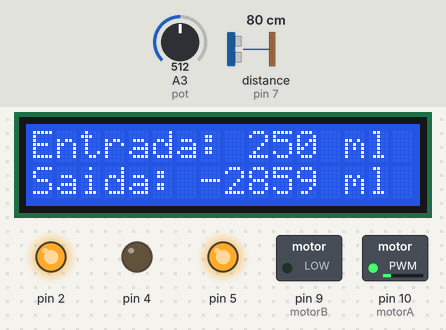
Bench run of a sketch on a simulated Arduino Uno, built with avr-gcc and run on an emulated ATmega328P. On the bench: 16×2 character LCD, switched loads named in the sketch (green lamp = pin HIGH), output pins drawn as LEDs (lit = HIGH). The inputs (shaded band) are chosen by the test bench; at power-on: distance to the obstacle (sensor on pin 7) 80 cm, A3 (pot) = 512. The echo pulse lasts 58.3 µs per cm; what the sketch prints to the serial monitor is not drawn.

Above: at 19.1 s.
19.2 s: distance to the obstacle (sensor on pin 7) set to 2 cm
At 20.3 s:
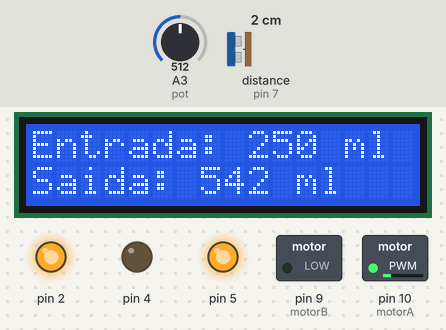
20.8 s: A3 (pot) set to 716
At 22.1 s:
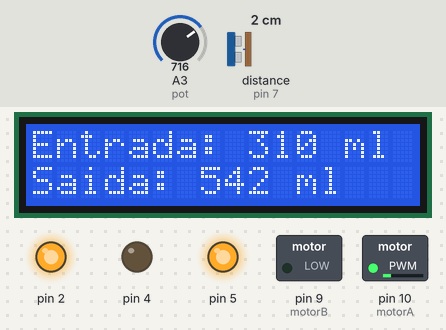
22.4 s: distance to the obstacle (sensor on pin 7) set to 4 cm
At 23.7 s:
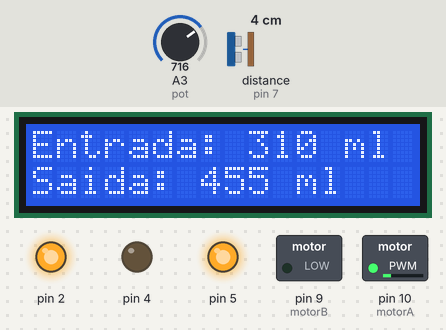
24.0 s: A3 (pot) set to 900
At 24.5 s:
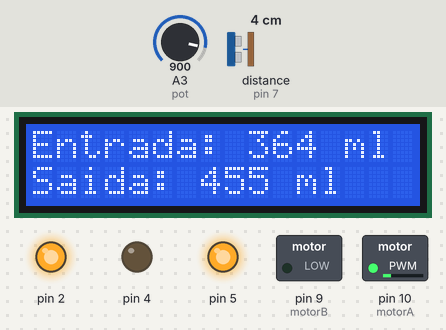
25.6 s: distance to the obstacle (sensor on pin 7) set to 9 cm
At 26.4 s:
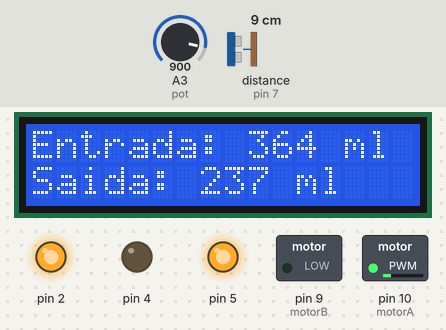
28.6 s: A3 (pot) set to 1023
At 29.7 s:
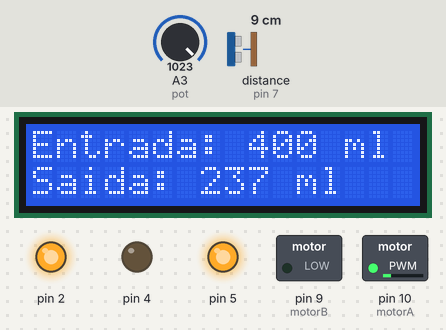
Timing chart, 0 to 31.6 s (numbered marks = the images above; inputs shaded):
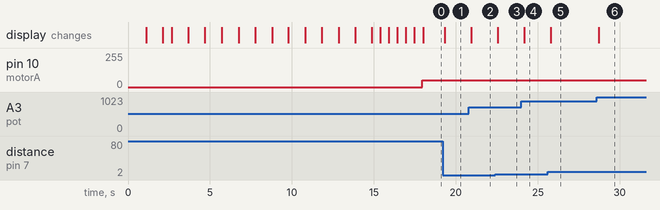

The sketch:

funcionando.ino
```cpp
/*
        Projeto Final de SEB

***** Regulador de nivel de agua*****

  Grupo: Ana Carolina Torres
        Henrique Andrade Barbosa
        Paulo Eduardo Alves

  Uberlândia
  Dezembro de 2017


*/
#include <Wire.h>
#include <LiquidCrystal_I2C.h>
#include <Ultrasonic.h>
#define pino_trigger 6
#define pino_echo 7
#define motorA 10
#define motorB 9
#define pot A3


LiquidCrystal_I2C lcd(0x27, 2, 1, 0, 4, 5, 6, 7, 3, POSITIVE);
Ultrasonic ultrasonic(pino_trigger, pino_echo);

unsigned long tempoUltimoPrint;

float entrada; //Volume desejado,
float saida; //Volume lido
float erro; //Erro = setpoint - valor_atual

float kp, ki;
float resposta; //Saida o Controlador PI
float proporcional; //Saida o Controlador proporcional
float integral; //Saida o Controlador integral
float dt; //Delta Tempo

unsigned long tempoAgora;
unsigned long tempoUltimaVez;


unsigned long ultimaVerificacao;

void setup()
{
  kp = 1;
  ki = 0.5;
  pinMode(pot, INPUT);
  pinMode(motorA, OUTPUT);
  pinMode(motorB, OUTPUT);//esvaziar
  pinMode(2, OUTPUT);
  digitalWrite(2, HIGH); //5V do Sensor ultrason


  pinMode(4, OUTPUT);
  digitalWrite(4, LOW); // GND do potenciometro
  pinMode(5, OUTPUT);
  digitalWrite(5, HIGH); //5V do potenciometro

  Serial.begin(115200);
  lcd.begin(16, 2);
  mensagens_iniciais();
}

void loop()
{
  if (millis() - ultimaVerificacao >= 100) { //Verifica e corrige de 100 em 100 ms
    ultimaVerificacao = millis();

    //Realiza leitura do volume atual
    float cmMsec;
    long microsec = ultrasonic.timing();
    saida = ultrasonic.convert(microsec, Ultrasonic::CM);
    saida = (-43.6 * (saida)) + 629.0;


    //Realiza leitura do setPoint utilizando regra de 3
    entrada = analogRead(pot) * 300.0 / 1024.0 + 100; //Convertendo para de 50 ate 450mls


    //Calculo do erro, deltaErro e dt
    erro = entrada - saida;

    tempoAgora = micros();
    dt = (float) (tempoAgora - tempoUltimaVez ) / 1000000.0;

    tempoUltimaVez = tempoAgora;


    //Calcula as respostas P, I e D
    proporcional = kp * erro ; //Multiplicaçao
    integral = ki * erro * dt + integral; //Integração

    resposta = proporcional + integral;
    //Fazer o motor desligar qnd o erro for pequeno
    //fazer o motor desligar no estado estacionario
    //Nao funcionou, vou deixar comentado
    //    if(erro < 2_por_cento_da_entrada){
    //      proporcional = 0;
    //      integral = 0;
    //      resposta = 0;
    //    }

    //Limitando o sinal num maximo de enchimento e esvaziamento
    if (resposta > 50) {
      resposta = 50;
    }
    if (resposta < -50) {
      resposta = -50;
    }

    //Joga o sinal na saida do sistema
    if (resposta > 0) {//Se for pra encher
      analogWrite(motorA, (uint8_t) abs(resposta));//E liga o de encher com a resposta do PI
      analogWrite(motorB, 0);//Desliga o de esvaziar
    } else {//Se nao for pra encher (esvaziar)
      analogWrite(motorA, 0); //Desliga o de encher
      analogWrite(motorB, (uint8_t) abs(resposta));//E ativa o de esvaziar
    }
  }


  //Mostra no serial
  if (millis()  - tempoUltimoPrint > 100) {
    tempoUltimoPrint = millis();
    Serial.print("lido: "); Serial.print(saida); Serial.print(" ml\t");
    Serial.print("desejado: "); Serial.print(entrada); Serial.print(" ml\t");
    Serial.print("erro: "); Serial.print(erro); Serial.print(" ml\t");
    Serial.print("pi: "); Serial.print(resposta); Serial.print(" pwm\t  ");
    Serial.println();

    //Mostra no lcd
    lcd.clear();
    lcd.setCursor(0, 0);
    lcd.print("Entrada: " + String(entrada, 0) + " ml");
    lcd.setCursor(0, 1);
    lcd.print("Saida: " + String(saida, 0) + " ml");
  }
}

void mensagens_iniciais() {
  lcd.setBacklight(HIGH);
  lcd.setCursor(0, 0);
  lcd.print("      SEB       ");
  lcd.setCursor(0, 1);
  lcd.print("    2017.2      ");

  limpar_e_piscar_lcd(1000);

  lcd.setCursor(0, 0);
  lcd.print("  Reservatorio  ");
  lcd.setCursor(0, 1);
  lcd.print("Controle de Nivel");

  delay(500);
  lcd.clear();

  lcd.setCursor(0, 0);
  lcd.print("  Controle de  ");
  lcd.setCursor(0, 1);
  lcd.print("Nivel da Agua");

  limpar_e_piscar_lcd(1000);

  lcd.setCursor(0, 0);
  lcd.print("Alunos: Paulo");
  lcd.setCursor(0, 1);
  lcd.print("Eduardo Alves");
  delay(1000);
  lcd.clear();

  lcd.setCursor(0, 0);
  lcd.print("Alunos: Henrique");
  lcd.setCursor(0, 1);
  lcd.print("Andrade Barbosa");
  delay(1000);
  lcd.clear();

  lcd.setCursor(0, 0);
  lcd.print("Ana Carolina");
  lcd.setCursor(0, 1);
  lcd.print("Torres Cresto");
  limpar_e_piscar_lcd(1000);

  lcd.setCursor(0, 0);
  lcd.print("Prof. Doutor");
  lcd.setCursor(0, 1);
  lcd.print("Sergio Oliveira");

  limpar_e_piscar_lcd(1000);

  lcd.setCursor(0, 0);
  lcd.print("Agradecimentos:");
  lcd.setCursor(0, 1);
  lcd.print("Ronaldo Sena");

  limpar_e_piscar_lcd(1000);

  lcd.setCursor(0, 0);
  lcd.print("Agradecimentos:");
  lcd.setCursor(0, 1);
  lcd.print("Italo Fernandes");

  limpar_e_piscar_lcd(1000);

  lcd.setCursor(0, 0);
  lcd.print("Iniciando em ...");
  lcd.setCursor(0, 1);
  lcd.print("       3       ");
  limpar_e_piscar_lcd(500);

  lcd.setCursor(0, 0);
  lcd.print("Iniciando em ...");
  lcd.setCursor(0, 1);
  lcd.print("       2       ");
  limpar_e_piscar_lcd(500);

  lcd.setCursor(0, 0);
  lcd.print("Iniciando em ...");
  lcd.setCursor(0, 1);
  lcd.print("       1       ");
  limpar_e_piscar_lcd(500);

}

void limpar_e_piscar_lcd(int tempo) {
  delay(tempo);
  lcd.clear();
  lcd.setBacklight(LOW);
  delay(tempo);
  lcd.setBacklight(HIGH);
}
```

Measured:
- after the input at 19.2 s, the display: changes after 0.11 s (image 1)
- after the input at 20.8 s, the display: changes after 0.13 s (image 2)
- after the input at 22.4 s, the display: changes after 0.14 s (image 3)
- after the input at 24.0 s, the display: changes after 0.16 s (image 4)
- after the input at 25.6 s, the display: changes after 0.18 s (image 5)
- after the input at 28.6 s, the display: changes after 0.11 s (image 6)
